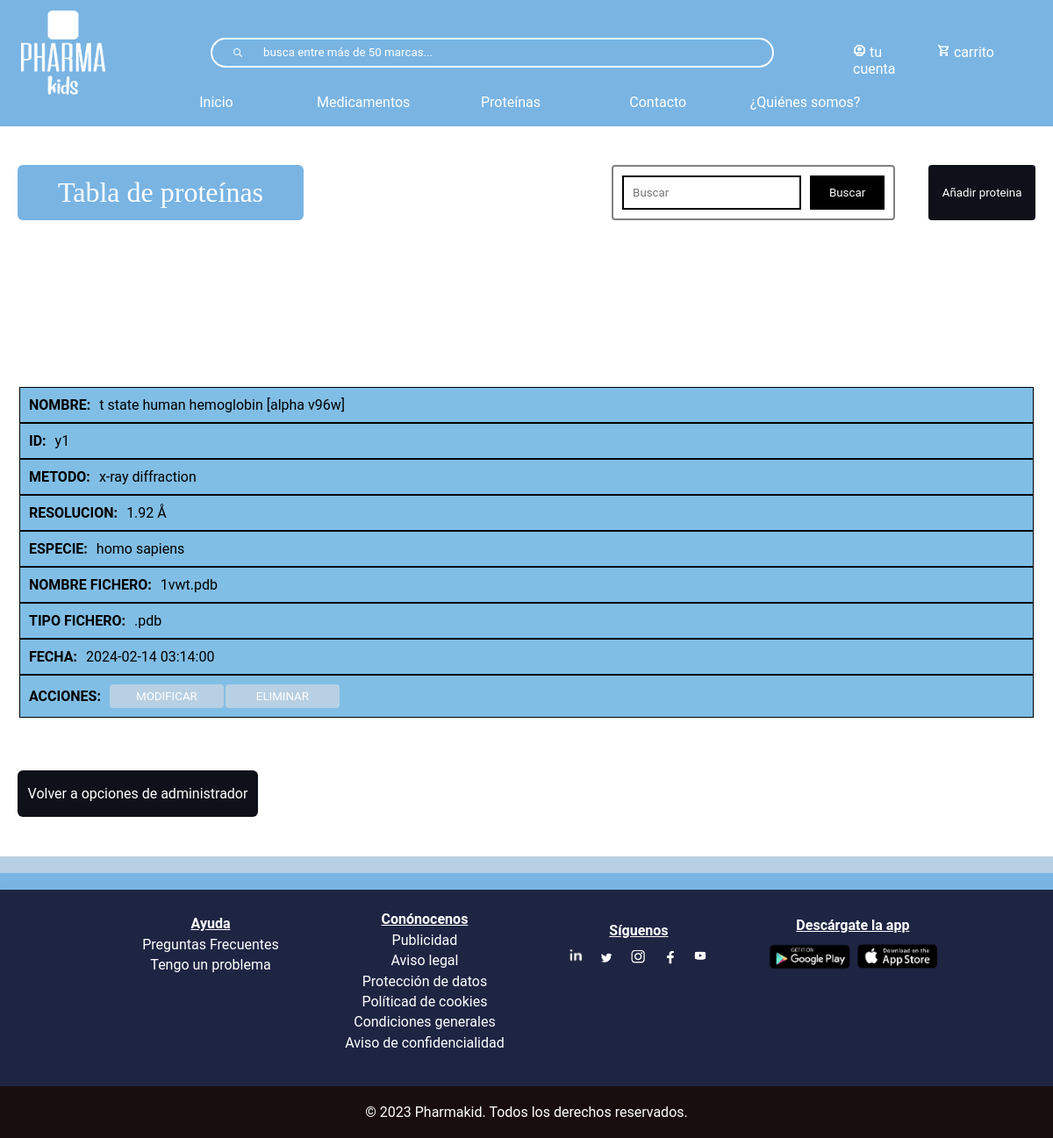
/buscar-proteina.php?busqueda=y1, run on the app's committed database.
### tables this page shows
CREATE TABLE `proteina` (
  `especie` varchar(150) NOT NULL,
  `metodo` varchar(100) NOT NULL,
  `resolucion` varchar(20) NOT NULL,
  `nombre` varchar(150) NOT NULL,
  `id` varchar(10) NOT NULL,
  `nombreFichero` varchar(75) NOT NULL,
  `tipoFichero` varchar(20) NOT NULL,
  `fecha` datetime NOT NULL
);

### buscar-proteina.php (the view, shortened to what this page needs)
<?php
include_once("bbdd/connexionBaseDeDatos.php");
?>
<!DOCTYPE html>
<html lang="en">
<head>
    <link rel="stylesheet" type="text/css" href="css/index.css" >
    <link rel="stylesheet" type="text/css" href="css/headerBlue.css" >
    <link rel="stylesheet" type="text/css" href="css/footerBlue.css" >
    <link rel="stylesheet" type="text/css" href="css/tablas.css" >
</head>
<body>
<?php require("footerHeader/header.php")?>
<?php
$busqueda_proteina = strtolower($_REQUEST['busqueda']);
?>
    <div id="divTablaProteina">
<div class="contenedor-botones">
<h1>Tabla de proteínas</h1>
<div class="conjunto-buscar-anadir">
    <form action="buscar-proteina.php" class="form-busqueda" method="get" name="formu">
                <div  class="botones-filtrar" style='display:flex'>
                    <input class="input-busqueda" type="text" name='busqueda' placeholder="Buscar"/>
                    <input class="btn-busqueda-proteina" type="submit" value="Buscar"/>
                </div>
    </form>
    <button id="anadirButton" >Añadir proteina</button>
</div>
</div>
    <?php
    $sql= mysqli_query($conexion, "SELECT * FROM proteina
    WHERE id LIKE '%$busqueda_proteina%'
    ORDER BY id ASC");
    $resultado = mysqli_num_rows($sql);
    if ($resultado > 0){
        echo "
            <table id='tabla_proteina'>
                <thead>
                    <tr>
                        <th>NOMBRE</th>
                        <th>ID</th>
                        <th>METODO</th>
                        <th>RESOLUCION</th>
                        <th>ESPECIE</th>
                        <th>NOMBRE DE FICHERO</th>
                        <th>TIPOS DE FICHERO</th>
                        <th>FECHA</th>
                        <th>ACCIONES</th>
                    </tr>
                <thead>
                <tbody class='clase_tbody'>
        ";
        while($row = mysqli_fetch_assoc($sql)){
            $nombre = $row["nombre"];
            $id = $row['id'];
            $metodo = $row["metodo"];
            $resolucion= $row["resolucion"];
            $especie = $row["especie"];
            $nombreFichero = $row["nombreFichero"];
            $tipoFichero = $row["tipoFichero"];
            $fecha = $row["fecha"];
            echo "
            <tr>
                <td titulo='NOMBRE:'>$nombre</td>
                <td titulo='ID:'>$id</td>
                <td titulo='METODO:'>$metodo</td>
                <td titulo='RESOLUCION:'>$resolucion</td>
                <td titulo='ESPECIE:'>$especie</td>
                <td titulo='NOMBRE FICHERO:'>$nombreFichero</td>
                <td titulo='TIPO FICHERO:'>$tipoFichero</td>
                <td titulo='FECHA:'>$fecha</td>
                <td titulo='ACCIONES:' class='td-btn'>
                <button class='modificar'>MODIFICAR</button>
                <button class='eliminar'>ELIMINAR</button>
                </td>
            </tr>
            ";
        }
        echo "</tbody>";
    }
    else
{
    echo "<h3 style='text-align:-webkit-center'>No encontrado</h3>";
}
    ?>
    </table>
    <a href="administrador.php">Volver a opciones de administrador</a>
</div>
<?php require("footerHeader/footer.php")?>
</body>
</html>

### css/index.css (style rules this page uses)
* { font-family: "Roboto"; padding: 0; margin: 0; box-sizing: border-box; }

### css/headerBlue.css (style rules this page uses)
* { margin: 0; box-sizing: border-box; }
a { text-decoration: none; }

### css/tablas.css (style rules this page uses)
#divTablaProteina { display: flex; flex-direction: column; width: 100%; padding: 45px 20px; text-align: center; margin-top: 143px; }
#divTablaProteina table tr:nth-child(odd) { background-color: #81bee5; }
#divTablaProteina h1 { text-align: center; color: #FFFFFF; background-color: #79B4E3; border-radius: 6px; width: 100%; text-align: center; max-width: 326px; padding: 4px; font-weight: normal; font-family: Manrope; justify-content: center; align-items: center; display: flex; }
table { width: 100%; }
#divTablaProteina table td { color: #000; border-spacing: 4px; border-collapse: separate; padding: 5px; text-align: center; }
#divTablaProteina .td-btn { width: 100%; background-color: #F1F1F1; display: flex; padding: 0; justify-content: center; height: 100%; align-items: center; }
#divTablaProteina #anadirButton { background-color:#0e1119; width: 26%; }
#divTablaProteina button, #divTabla button[name="registrarse"] { background-color: #b8d0e3; border-radius: 4px; width: 100%; padding: 16px 10px; border: none; }
.conjunto-buscar-anadir { display: flex; justify-content: space-between; gap: 38px; }
.contenedor-botones { display: flex; justify-content: space-between; margin-bottom: 5%; }
#anadirButton { width: 26% ; background-color: #439A97; color: white; border-radius: 4px; cursor: pointer; padding: 10px; transition: .3s; }
table { width: 100%; border-radius: 20px; margin-top: 100px; }
#divTabla > a, #divTablaProteina a { margin-top: 5%; background-color: #7FC6AF; border-radius: 6px; width: 100%; padding: 17px 0; max-width: 274px; border: none; color: white; transition: .3s; }
#divTablaProteina a { background-color: #0e1119; }
.btn-busqueda-proteina, .btn-busqueda { color: white; border: 2px solid black; background-color: #439A97; margin-left: 10px; padding: 10px 20px; cursor: pointer; transition: .3s; }
.btn-busqueda-proteina { background-color: #000; }
.form-busqueda { display: flex; float: right; background-color: initial; padding: 10px; border-radius: 4px; border: 2px solid gray; }
.form-busqueda .input-busqueda { display: flex; width: 100%; border: 2px solid black; padding: 10px }
.modificar { background-color: #35a631; color: white; padding: 10px; margin-right: 2px; width: 100%; border: none; cursor: pointer; transition: .3s; }
.eliminar { width: 100%; background-color: #ae3636; color: white; padding: 10px; border: none; cursor: pointer; transition: .3s; }
@media screen and (max-width:1267px) { #divTabla table td:last-child, #divTablaProteina table td:last-child { padding: 10px; background-color: initial; justify-content: initial; } }
@media screen and (max-width:1267px) { #tabla-user tr, #tabla_proteina tr, #tabla_Medico tr, #tabla_citas tr { display: flex; flex-direction: column; } }
@media screen and (max-width:1267px) { #tabla-user thead, #tabla_proteina thead, #tabla_Medico thead, #tabla_citas thead { display: none; } }
@media screen and (max-width:1267px) { #tabla-user .clase_tbody, #tabla_proteina .clase_tbody, #tabla_Medico .clase_tbody, #tabla_citas .clase_tbody { margin-top: 30px; display: grid; grid-template-columns: repeat(auto-fit, minmax(350px, 1fr)); grid-gap: 30px; width: 100%; transition: .3s; } }
@media screen and (max-width:1267px) { #divTabla #tabla-user td[titulo], #divTablaProteina #tabla_proteina td[titulo], #divTabla #tabla_Medico td[titulo], #divTabla #tabla_citas td[titulo] { display: flex; padding: 10px; border: 1px solid black; } }
@media screen and (max-width:1267px) { #tabla_proteina td[titulo] { border: 1px solid ; } }
@media screen and (max-width:1267px) { #tabla-user td[titulo]::before, #tabla_proteina td[titulo]::before, #tabla_Medico td[titulo]::before, #tabla_citas td[titulo]::before { content: attr(titulo); padding: 0 10px 0 0; font-weight: bold; text-transform: uppercase; } }
@media screen and (max-width:1267px) { #tabla_proteina .td-btn button { max-width: 130px; padding: 6px; } }

### data on the page
proteina: nombre "t state human hemoglobin [alpha v96w]", id "y1", metodo "x-ray diffraction", resolucion "1.92 Å", especie "homo sapiens", nombreFichero "1vwt.pdb", tipoFichero ".pdb", fecha "2024-02-14 03:14:00"
